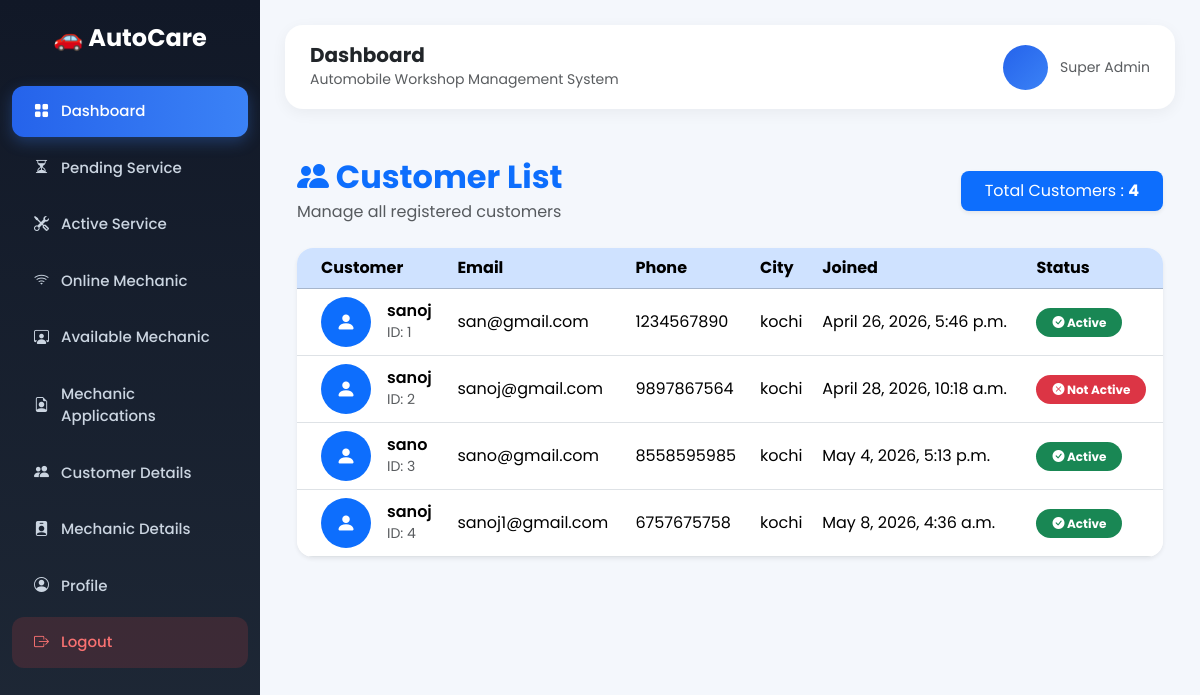
The app's page /superuser/customers-list/ (signed in), older data.
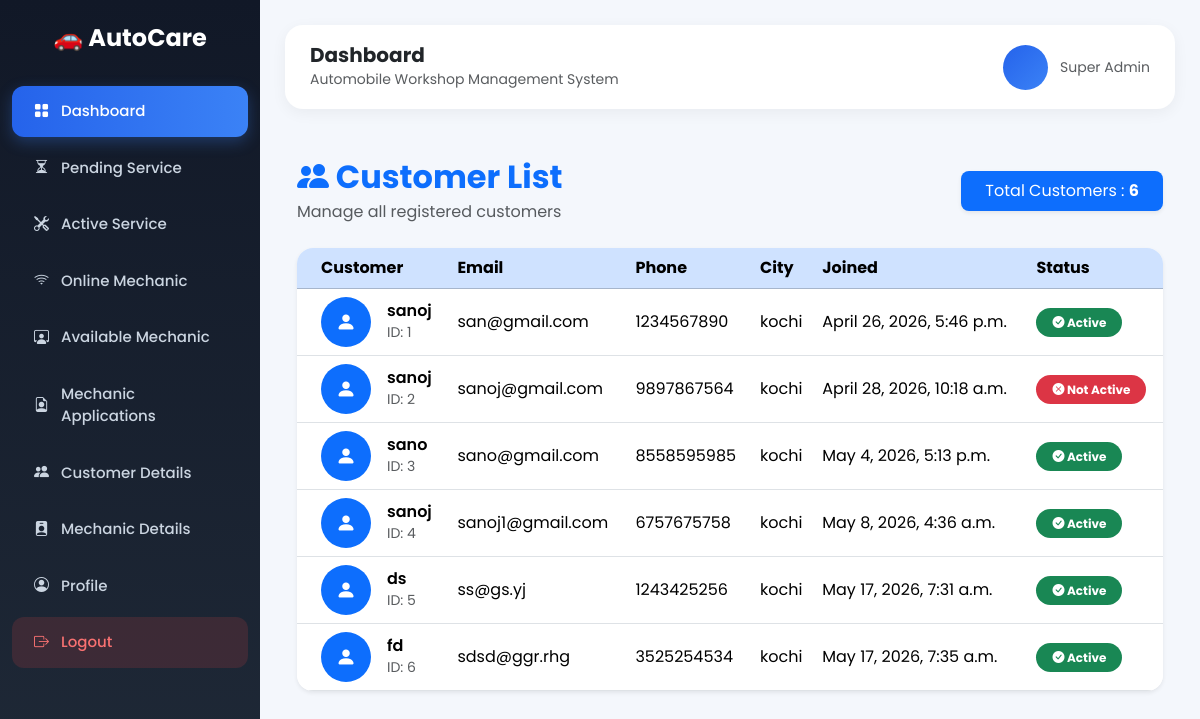
The same page, newer data.
### customer/models.py (models this page shows, shortened)
class Customer(models.Model):
    user = models.OneToOneField(User, on_delete=models.CASCADE)
    name = models.CharField(max_length=255)
    number = models.CharField(max_length=15)
    address = models.TextField()
    profile_pic = models.ImageField(upload_to='profile_pic/',null=True, blank=True)
    city = models.ForeignKey(City, on_delete=models.CASCADE)

class City(models.Model):
    name = models.CharField(max_length=255)

### superuser/views.py (the view)
# urls.py: path('customers-list/', views.all_customer_detail, name='all_customer_detail'),
def all_customer_detail(request):
    superuser = check_superuser_access(request)
    if superuser is None:
        return redirect('login_superuser')
    customers = Customer.objects.select_related('user','city')
    return render(request, 'all_customer_details.html',{
        'customers':customers
    })

### superuser/views.py (called while the page is built)
def check_superuser_access(request):
    super_user_id = request.session.get('super_user_id')
    if not super_user_id:
        return None
    try:
        superuser = Superadmin.objects.get(id=super_user_id)
        return superuser
    except Superadmin.DoesNotExist:
        return None

### superuser/templates/all_customer_details.html (shortened to what this page needs)
{% extends 'base_admin.html' %}
{% load static %}
{% block content %}
<div class="container py-4">
    <div class="d-flex justify-content-between align-items-center mb-4">
        <div>
            <h2 class="fw-bold text-primary mb-1">
                <i class="bi bi-people-fill"></i>
                Customer List
            </h2>
            <p class="text-muted mb-0">
                Manage all registered customers
            </p>
        </div>
        <div class="bg-primary text-white px-4 py-2 rounded-3 shadow-sm">
            Total Customers : <strong>{{ customers|length }}</strong>
        </div>
    </div>
    <div class="card border-0 shadow-sm rounded-4 overflow-hidden">
        <div class="card-body p-0">
            <div class="table-responsive">
                <table class="table table-hover align-middle mb-0">
                    <thead class="table-primary">
                        <tr>
                            <th class="ps-4">Customer</th>
                            <th>Email</th>
                            <th>Phone</th>
                            <th>City</th>
                            <th>Joined</th>
                            <th>Status</th>
                        </tr>
                    </thead>
                    <tbody>
                        {% for c in customers %}
                        <tr style="cursor:pointer;"
                            onclick="window.location.href='/superuser/customer/{{ c.id }}/'">
                            <td class="ps-4">
                                <div class="d-flex align-items-center">
                                    <div class="bg-primary text-white rounded-circle d-flex align-items-center justify-content-center me-3"
                                         style="width:50px;height:50px;font-size:20px;">
                                        <i class="bi bi-person-fill"></i>
                                    </div>
                                    <div>
                                        <h6 class="mb-0 fw-semibold">
                                            {{ c.name }}
                                        </h6>
                                        <small class="text-muted">
                                            ID: {{ c.id }}
                                        </small>
                                    </div>
                                </div>
                            </td>
                            <td>
                                {{ c.user.email|default:"-" }}
                            </td>
                            <td>
                                {{ c.number }}
                            </td>
                            <td>
                                {{ c.city.name|default:"-" }}
                            </td>
                            <td>
                                {{ c.user.date_joined }}
                            </td>
                            <td>
                                {% if c.user.is_active %}
                                    <span class="badge bg-success px-3 py-2 rounded-pill">
                                        <i class="bi bi-check-circle-fill"></i>
                                        Active
                                    </span>
                                {% else %}
                                    <span class="badge bg-danger px-3 py-2 rounded-pill">
                                        <i class="bi bi-x-circle-fill"></i>
                                        Not Active
                                    </span>
                                {% endif %}
                            </td>
                        </tr>
                        {% endfor %}
                    </tbody>
                </table>
            </div>
        </div>
    </div>
</div>
{% endblock %}

### superuser/templates/base_admin.html (shortened to what this page needs)
<!DOCTYPE html>
<html lang="en">
<head>
    <link href="https://cdn.jsdelivr.net/npm/bootstrap@5.3.2/dist/css/bootstrap.min.css" rel="stylesheet">
    <link href="https://cdn.jsdelivr.net/npm/bootstrap-icons/font/bootstrap-icons.css" rel="stylesheet">
</head>
<body>
    <div class="sidebar">
        <div class="sidebar-logo">
            🚗 AutoCare
        </div>
        <a href="{% url 'home_page_superuser' %}" class="active">
            <i class="bi bi-grid-fill"></i>
            <span>Dashboard</span>
        </a>
        <a href="#">
            <i class="bi bi-hourglass-split"></i>
            <span>Pending Service</span>
        </a>
        <a href="#">
            <i class="bi bi-tools"></i>
            <span>Active Service</span>
        </a>
        <a href="{% url 'available_online' %}">
            <i class="bi bi-wifi"></i>
            <span>Online Mechanic</span>
        </a>
        <a href="{% url 'available_mechanic' %}">
            <i class="bi bi-person-workspace"></i>
            <span>Available Mechanic</span>
        </a>
        <a href="{% url 'all_mechanic_applications' %}">
            <i class="bi bi-file-earmark-person"></i>
            <span>Mechanic Applications</span>
        </a>
        <a href="{% url 'all_customer_detail' %}">
            <i class="bi bi-people-fill"></i>
            <span>Customer Details</span>
        </a>
        <a href="{% url 'all_mechanic_details' %} ">
            <i class="bi bi-person-badge-fill"></i>
            <span>Mechanic Details</span>
        </a>
        <a href="{% url 'profile_page_superuser' %}">
            <i class="bi bi-person-circle"></i>
            <span>Profile</span>
        </a>
        <a href="{% url 'logout_view_superuser' %}" class="logout-btn">
            <i class="bi bi-box-arrow-right"></i>
            <span>Logout</span>
        </a>
    </div>
    <div class="main">
        <div class="topbar d-flex justify-content-between align-items-center">
            <div>
                <h5>{% block header %}Dashboard{% endblock %}</h5>
                <small class="text-muted">
                    Automobile Workshop Management System
                </small>
            </div>
            <div class="welcome-box">
                <div class="welcome-avatar">
                </div>
                <div>
                    <small class="text-muted">
                        Super Admin
                    </small>
                </div>
            </div>
        </div>
        {% block content %}
        {% endblock %}
    </div>
</body>
</html>

### superuser/templates/base_admin.html (style rules this page uses)
* { font-family: 'Poppins', sans-serif; }
body { background: #f4f7fc; overflow-x: hidden; }
.sidebar { position: fixed; width: 260px; height: 100vh; background: linear-gradient(180deg,#111827,#1f2937); padding-top: 20px; transition: 0.3s; overflow-y: auto; z-index: 999; }
.sidebar-logo { text-align: center; color: white; font-size: 24px; font-weight: 700; margin-bottom: 30px; }
.sidebar a { display: flex; align-items: center; gap: 12px; color: #cbd5e1; padding: 14px 22px; text-decoration: none; margin: 6px 12px; border-radius: 12px; transition: 0.3s; font-size: 15px; font-weight: 500; }
.sidebar a.active { background: linear-gradient(90deg,#2563eb,#3b82f6); color: white; box-shadow: 0 5px 15px rgba(59,130,246,0.3); }
.logout-btn { background: rgba(239,68,68,0.15); color: #f87171 !important; }
.main { margin-left: 260px; padding: 25px; }
.topbar { background: white; border-radius: 18px; padding: 18px 25px; margin-bottom: 25px; box-shadow: 0 4px 15px rgba(0,0,0,0.05); }
.topbar h5 { font-weight: 700; margin: 0; }
.welcome-box { display: flex; align-items: center; gap: 12px; }
.welcome-avatar { width: 45px; height: 45px; border-radius: 50%; background: linear-gradient(135deg,#2563eb,#3b82f6); color: white; display: flex; align-items: center; justify-content: center; font-weight: 600; }

Row changes from the older to the newer data that the page shows:
added Customer: name "ds", id "5", user.email "ss@gs.yj", number "1243425256", city.name "kochi", user.date_joined "May 17, 2026, 7:31 a.m.", shows "Active"
added Customer: name "fd", id "6", user.email "sdsd@ggr.rhg", number "3525254534", city.name "kochi", user.date_joined "May 17, 2026, 7:35 a.m.", shows "Active"
Text that changed along with them:
{{ customers|length }}: "4" → "6"
